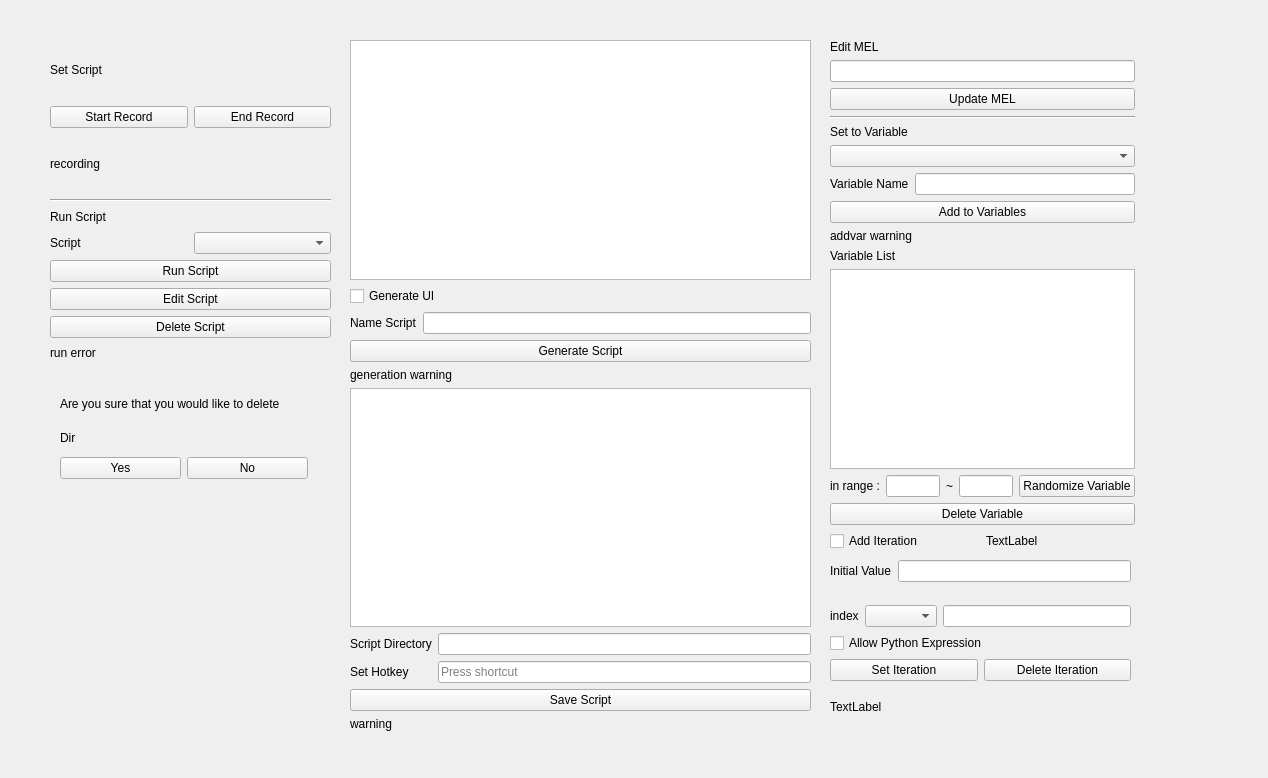
<?xml version="1.0" encoding="UTF-8"?>
<ui version="4.0">
 <class>Widget</class>
 <widget class="QWidget" name="Widget">
  <property name="geometry">
   <rect>
    <x>0</x>
    <y>0</y>
    <width>1268</width>
    <height>778</height>
   </rect>
  </property>
  <property name="windowTitle">
   <string>Widget</string>
  </property>
  <widget class="QWidget" name="mel_edit_widget" native="true">
   <property name="geometry">
    <rect>
     <x>820</x>
     <y>30</y>
     <width>331</width>
     <height>721</height>
    </rect>
   </property>
   <widget class="QWidget" name="verticalLayoutWidget_2">
    <property name="geometry">
     <rect>
      <x>10</x>
      <y>10</y>
      <width>305</width>
      <height>511</height>
     </rect>
    </property>
    <layout class="QVBoxLayout" name="verticalLayout_3">
     <item>
      <widget class="QLabel" name="label_9">
       <property name="text">
        <string>Edit MEL</string>
       </property>
      </widget>
     </item>
     <item>
      <widget class="QLineEdit" name="edit_mel_input_box"/>
     </item>
     <item>
      <widget class="QPushButton" name="update_mel_button">
       <property name="text">
        <string>Update MEL</string>
       </property>
      </widget>
     </item>
     <item>
      <widget class="Line" name="line_2">
       <property name="orientation">
        <enum>Qt::Orientation::Horizontal</enum>
       </property>
      </widget>
     </item>
     <item>
      <widget class="QLabel" name="label_6">
       <property name="text">
        <string>Set to Variable</string>
       </property>
      </widget>
     </item>
     <item>
      <widget class="QComboBox" name="set_to_variable_dropbox"/>
     </item>
     <item>
      <layout class="QHBoxLayout" name="horizontalLayout_2">
       <item>
        <widget class="QLabel" name="label_10">
         <property name="text">
          <string>Variable Name</string>
         </property>
        </widget>
       </item>
       <item>
        <widget class="QLineEdit" name="variable_name_input_box"/>
       </item>
      </layout>
     </item>
     <item>
      <widget class="QPushButton" name="add_to_variable_button">
       <property name="text">
        <string>Add to Variables</string>
       </property>
      </widget>
     </item>
     <item>
      <widget class="QLabel" name="addvar_warning_label">
       <property name="text">
        <string>addvar warning</string>
       </property>
      </widget>
     </item>
     <item>
      <widget class="QLabel" name="label_7">
       <property name="text">
        <string>Variable List</string>
       </property>
      </widget>
     </item>
     <item>
      <widget class="QListWidget" name="variables_list_list"/>
     </item>
     <item>
      <layout class="QHBoxLayout" name="horizontalLayout_5">
       <item>
        <widget class="QLabel" name="inrange_staticlabel">
         <property name="text">
          <string>in range :</string>
         </property>
        </widget>
       </item>
       <item>
        <widget class="QLineEdit" name="random_from_inputbox"/>
       </item>
       <item>
        <widget class="QLabel" name="hifen_staticlabel">
         <property name="text">
          <string>~</string>
         </property>
        </widget>
       </item>
       <item>
        <widget class="QLineEdit" name="random_to_inputbox"/>
       </item>
       <item>
        <widget class="QPushButton" name="randomize_variable_button">
         <property name="text">
          <string>Randomize Variable</string>
         </property>
        </widget>
       </item>
      </layout>
     </item>
     <item>
      <widget class="QPushButton" name="delete_variable_button">
       <property name="text">
        <string>Delete Variable</string>
       </property>
      </widget>
     </item>
     <item>
      <layout class="QHBoxLayout" name="horizontalLayout_8">
       <item>
        <widget class="QCheckBox" name="add_iteration_checkbox">
         <property name="text">
          <string>Add Iteration</string>
         </property>
        </widget>
       </item>
       <item>
        <widget class="QLabel" name="randomize_warning">
         <property name="text">
          <string>TextLabel</string>
         </property>
        </widget>
       </item>
      </layout>
     </item>
    </layout>
   </widget>
   <widget class="QWidget" name="iteration_widget" native="true">
    <property name="geometry">
     <rect>
      <x>10</x>
      <y>520</y>
      <width>311</width>
      <height>191</height>
     </rect>
    </property>
    <widget class="QWidget" name="verticalLayoutWidget">
     <property name="geometry">
      <rect>
       <x>0</x>
       <y>10</y>
       <width>301</width>
       <height>166</height>
      </rect>
     </property>
     <layout class="QVBoxLayout" name="verticalLayout_4">
      <item>
       <layout class="QFormLayout" name="formLayout">
        <item row="0" column="0">
         <widget class="QLabel" name="label_8">
          <property name="text">
           <string>Initial Value</string>
          </property>
         </widget>
        </item>
        <item row="0" column="1">
         <widget class="QLineEdit" name="init_value_input_box"/>
        </item>
       </layout>
      </item>
      <item>
       <layout class="QHBoxLayout" name="horizontalLayout">
        <item>
         <widget class="QLabel" name="label_11">
          <property name="text">
           <string>index</string>
          </property>
         </widget>
        </item>
        <item>
         <widget class="QComboBox" name="calculation_operator_dropdown"/>
        </item>
        <item>
         <widget class="QLineEdit" name="iteration_const_input_box"/>
        </item>
       </layout>
      </item>
      <item>
       <widget class="QCheckBox" name="allow_python_expression_checkbox">
        <property name="text">
         <string>Allow Python Expression</string>
        </property>
       </widget>
      </item>
      <item>
       <layout class="QHBoxLayout" name="horizontalLayout_4">
        <item>
         <widget class="QPushButton" name="set_iteration_button">
          <property name="text">
           <string>Set Iteration</string>
          </property>
         </widget>
        </item>
        <item>
         <widget class="QPushButton" name="delete_iteration_button">
          <property name="text">
           <string>Delete Iteration</string>
          </property>
         </widget>
        </item>
       </layout>
      </item>
      <item>
       <widget class="QLabel" name="iteration_warning_label">
        <property name="text">
         <string>TextLabel</string>
        </property>
       </widget>
      </item>
     </layout>
    </widget>
   </widget>
  </widget>
  <widget class="QWidget" name="widget" native="true">
   <property name="geometry">
    <rect>
     <x>40</x>
     <y>30</y>
     <width>291</width>
     <height>341</height>
    </rect>
   </property>
   <widget class="QWidget" name="verticalLayoutWidget_4">
    <property name="geometry">
     <rect>
      <x>10</x>
      <y>10</y>
      <width>281</width>
      <height>321</height>
     </rect>
    </property>
    <layout class="QVBoxLayout" name="verticalLayout_9">
     <item>
      <layout class="QVBoxLayout" name="verticalLayout">
       <item>
        <widget class="QLabel" name="label_4">
         <property name="text">
          <string>Set Script</string>
         </property>
        </widget>
       </item>
       <item>
        <layout class="QHBoxLayout" name="horizontalLayout_3">
         <item>
          <widget class="QPushButton" name="start_record_button">
           <property name="text">
            <string>Start Record</string>
           </property>
          </widget>
         </item>
         <item>
          <widget class="QPushButton" name="end_record_button">
           <property name="text">
            <string>End Record</string>
           </property>
          </widget>
         </item>
        </layout>
       </item>
       <item>
        <widget class="QLabel" name="recordng_label">
         <property name="text">
          <string>recording</string>
         </property>
        </widget>
       </item>
      </layout>
     </item>
     <item>
      <widget class="Line" name="line">
       <property name="orientation">
        <enum>Qt::Orientation::Horizontal</enum>
       </property>
      </widget>
     </item>
     <item>
      <layout class="QVBoxLayout" name="verticalLayout_2">
       <item>
        <widget class="QLabel" name="label_3">
         <property name="text">
          <string>Run Script</string>
         </property>
        </widget>
       </item>
       <item>
        <layout class="QHBoxLayout" name="horizontalLayout_6">
         <item>
          <widget class="QLabel" name="label_2">
           <property name="text">
            <string>Script</string>
           </property>
          </widget>
         </item>
         <item>
          <widget class="QComboBox" name="script_directory_dropdown_box"/>
         </item>
        </layout>
       </item>
       <item>
        <widget class="QPushButton" name="run_script_button">
         <property name="text">
          <string>Run Script</string>
         </property>
        </widget>
       </item>
       <item>
        <widget class="QPushButton" name="edit_script_button">
         <property name="text">
          <string>Edit Script</string>
         </property>
        </widget>
       </item>
       <item>
        <widget class="QPushButton" name="delete_script_button">
         <property name="text">
          <string>Delete Script</string>
         </property>
        </widget>
       </item>
       <item>
        <widget class="QLabel" name="run_error_label">
         <property name="text">
          <string>run error</string>
         </property>
        </widget>
       </item>
      </layout>
     </item>
    </layout>
   </widget>
  </widget>
  <widget class="QWidget" name="widget_2" native="true">
   <property name="geometry">
    <rect>
     <x>350</x>
     <y>40</y>
     <width>461</width>
     <height>711</height>
    </rect>
   </property>
   <widget class="QWidget" name="verticalLayoutWidget_3">
    <property name="geometry">
     <rect>
      <x>0</x>
      <y>0</y>
      <width>461</width>
      <height>691</height>
     </rect>
    </property>
    <layout class="QVBoxLayout" name="verticalLayout_8">
     <item>
      <widget class="QListWidget" name="mel_command_capture_list"/>
     </item>
     <item>
      <widget class="QCheckBox" name="generate_ui_checkbox">
       <property name="text">
        <string>Generate UI</string>
       </property>
      </widget>
     </item>
     <item>
      <layout class="QFormLayout" name="formLayout_7">
       <item row="0" column="0">
        <widget class="QLabel" name="label_12">
         <property name="text">
          <string>Name Script</string>
         </property>
        </widget>
       </item>
       <item row="0" column="1">
        <widget class="QLineEdit" name="name_script_input_box"/>
       </item>
      </layout>
     </item>
     <item>
      <widget class="QPushButton" name="generate_script_button">
       <property name="text">
        <string>Generate Script</string>
       </property>
      </widget>
     </item>
     <item>
      <widget class="QLabel" name="generation_warning_label">
       <property name="text">
        <string>generation warning</string>
       </property>
      </widget>
     </item>
     <item>
      <widget class="QPlainTextEdit" name="generated_python_script_view"/>
     </item>
     <item>
      <layout class="QFormLayout" name="formLayout_3">
       <item row="0" column="0">
        <widget class="QLabel" name="label">
         <property name="text">
          <string>Script Directory</string>
         </property>
        </widget>
       </item>
       <item row="0" column="1">
        <widget class="QLineEdit" name="script_directory_input_box"/>
       </item>
       <item row="1" column="0">
        <widget class="QLabel" name="label_5">
         <property name="text">
          <string>Set Hotkey</string>
         </property>
        </widget>
       </item>
       <item row="1" column="1">
        <widget class="QKeySequenceEdit" name="set_hotkey_keysequence"/>
       </item>
      </layout>
     </item>
     <item>
      <widget class="QPushButton" name="save_script_button">
       <property name="text">
        <string>Save Script</string>
       </property>
      </widget>
     </item>
     <item>
      <widget class="QLabel" name="save_warning_label">
       <property name="text">
        <string>warning</string>
       </property>
      </widget>
     </item>
    </layout>
   </widget>
  </widget>
  <widget class="QWidget" name="delete_confirmation_widget" native="true">
   <property name="geometry">
    <rect>
     <x>50</x>
     <y>380</y>
     <width>271</width>
     <height>111</height>
    </rect>
   </property>
   <widget class="QWidget" name="verticalLayoutWidget_6">
    <property name="geometry">
     <rect>
      <x>10</x>
      <y>10</y>
      <width>248</width>
      <height>89</height>
     </rect>
    </property>
    <layout class="QVBoxLayout" name="verticalLayout_10">
     <item>
      <widget class="QLabel" name="confirmation_msg_label">
       <property name="text">
        <string>Are you sure that you would like to delete</string>
       </property>
      </widget>
     </item>
     <item>
      <widget class="QLabel" name="dir_to_delete_label">
       <property name="text">
        <string>Dir</string>
       </property>
      </widget>
     </item>
     <item>
      <layout class="QHBoxLayout" name="horizontalLayout_7">
       <item>
        <widget class="QPushButton" name="yes_delete_button">
         <property name="text">
          <string>Yes</string>
         </property>
        </widget>
       </item>
       <item>
        <widget class="QPushButton" name="no_delete_button">
         <property name="text">
          <string>No</string>
         </property>
        </widget>
       </item>
      </layout>
     </item>
    </layout>
   </widget>
  </widget>
 </widget>
 <resources/>
 <connections/>
</ui>
